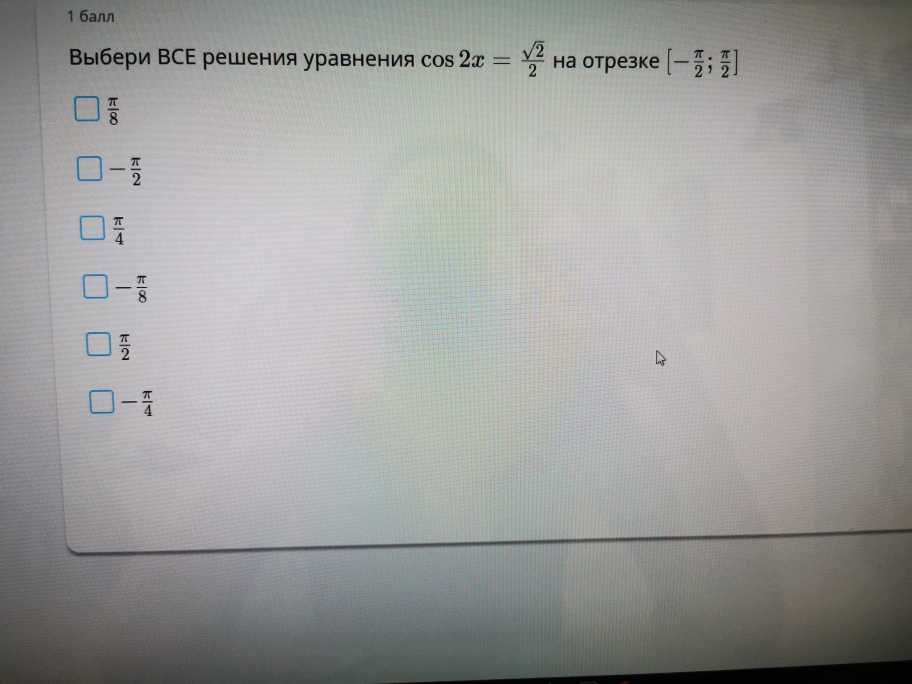
#> input picture IMG46.JPG, 1824 x 1368 px (shown at 1/2 size)
$ python find_shapes.py --image IMG46.JPG
#> lines starting #> are read from the running program, lines starting #| are printed output that depends on the picture; after the words box and inside, x2 and y2 are one past the last pixel; in counts of white or black regions, pixels touching at a corner belong together
### index.py
import cv2
import imutils


class CvTests:
    def __init__(self, filename):

#> called with filename = 'IMG46.JPG'
        self.image = cv2.imread(filename)
#> self.image is the input picture: shape (1368, 1824, 3); mean B, G, R 154.8, 156.5, 156.1
        (self.h, self.w, self.d) = self.image.shape
#> self.h = 1368; self.w = 1824; self.d = 3

        print("width={}, height={}, depth={}".format(self.h, self.w, self.d))
#| width=1368, height=1824, depth=3

    # [28 lines left out: functions get_color, show_image, show_images_part, resize_image, not called in this run]

    def resize_with_imutils(self, new_size):
        # resized with saved the start proportions of the image

#> called with new_size = 400
        r = new_size / self.w
#> r = 0.219
        dim = (int(new_size), int(self.h*r))
#> dim = (400, 300)
        resized = cv2.resize(self.image, dim)
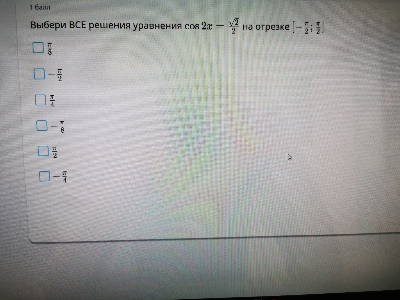
#> resized: shape (300, 400, 3); mean B, G, R 154.7, 156.5, 156

        cv2.imshow("resized proportionals", resized)
        cv2.waitKey(0)

        return resized

    # [37 lines left out: functions rotate_image, rotate_image_with_imutils, rotate_image_imutils_not_clipped, make_blur, draw_on_image, write_on_image, not called in this run]


# [11 lines of commented-out code are left out]

### find_shapes.py
import numpy as np
import argparse
import imutils
import cv2
import index


class OpenCVTest:

    def __init__(self, resize):

        ap = argparse.ArgumentParser()
        ap.add_argument("-i", "--image", required=True, help="path to input image")
        args = vars(ap.parse_args())

        if resize:
            image = index.CvTests(args["image"])
            self.image = image.resize_with_imutils(400.0)
        else:
            self.image = cv2.imread(args["image"])

        cv2.imshow('image', self.image)
        cv2.waitKey(0)

    def finding_shapes(self):

        # lower = np.array([60, 250, 90])
        # upper = np.array([70, 255, 100])

        lower = np.array([100, 110, 140])
        upper = np.array([145, 145, 180])

        shapeMask = cv2.inRange(self.image, lower, upper)
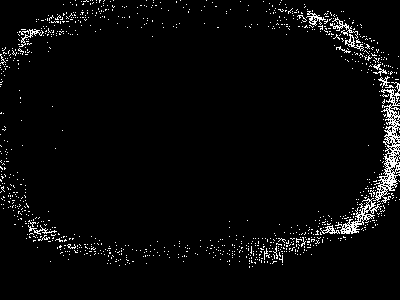
#> shapeMask: shape (300, 400); 3.5% white in thin lines or dots, all inside (x1, y1, x2, y2) = (0, 0, 400, 268)

        cv2.imshow('mask', shapeMask)

        return shapeMask

    def get_contours(self):

        contours = cv2.findContours(self.finding_shapes().copy(), cv2.RETR_EXTERNAL, cv2.CHAIN_APPROX_SIMPLE)
#> contours = 1009 contours, 999 with area under 20; largest, box (x1, y1, x2, y2) and area: (373, 82, 400, 203) 1084, (335, 198, 382, 234) 340, (306, 11, 326, 26) 78, (345, 34, 364, 51) 70, (320, 225, 340, 234) 62
        contours = imutils.grab_contours(contours)

        for contour in contours:
            cv2.drawContours(self.image, [contour], -1, (0, 255, 0), 2)
#> this loop made 1009 passes
#> contour on passes 1 to 3: [[252, 266]], [[249, 266], [249, 267]], [[119, 265]]
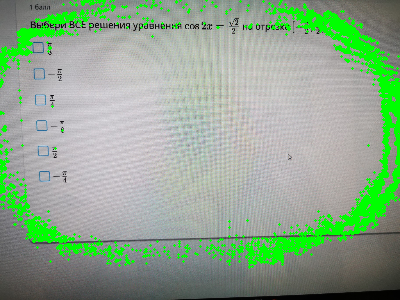
#> self.image: shape (300, 400, 3); 9.67% of pixels changed, all inside (x1, y1, x2, y2) = (0, 0, 400, 269)
        cv2.imshow('contours', self.image)
        cv2.waitKey(0)


test = OpenCVTest(True)
test.get_contours()

$ run again, on example.jpg
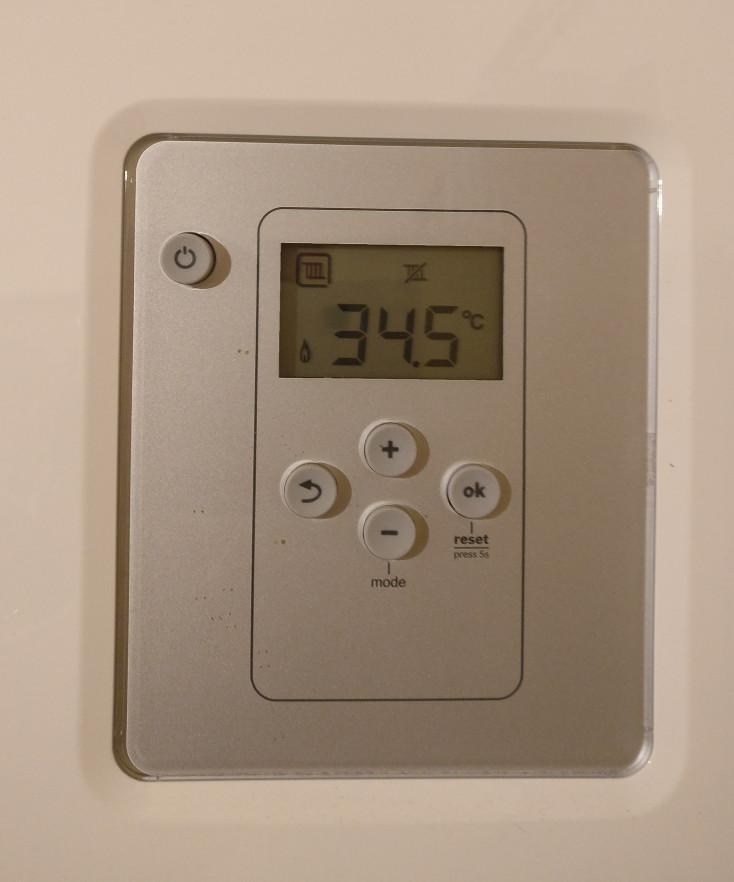
#> input picture example.jpg, 734 x 882 px
#> in __init__, self.image is the input picture: shape (882, 734, 3); mean B, G, R 129, 147.5, 166.8
#| width=882, height=734, depth=3
#> in finding_shapes, `shapeMask = cv2.inRange(self.image, lower, upper)`:
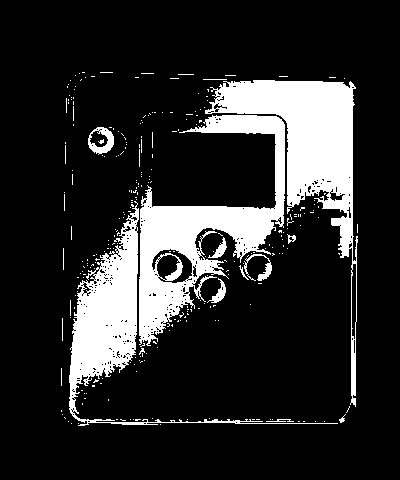
#> shapeMask: shape (480, 400); 16.8% white; 277 white regions (263 under 20 px)
#> contours = 274 contours, 266 with area under 20; largest, box (x1, y1, x2, y2) and area: (139, 115, 285, 346) 11474, (205, 80, 358, 407) 11271, (69, 201, 338, 426) 7537, (88, 127, 114, 155) 512, (244, 254, 272, 281) 142, (207, 278, 226, 303) 128, (208, 237, 227, 258) 110, (287, 234, 296, 244) 38
#> the loop in get_contours, `for contour in contours:` made 274 passes
#> contour on passes 1 to 3: [[160, 424]], [[78, 423]], [[71, 423]]
#> after the loop in get_contours, `for contour in contours:`:
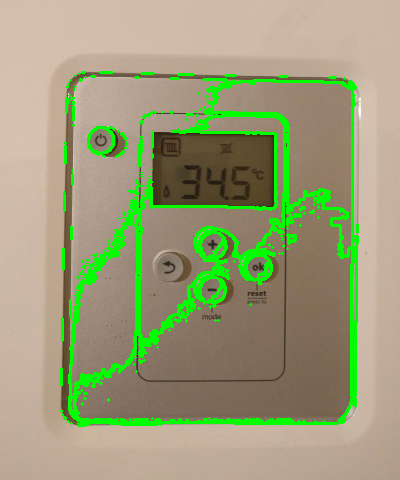
#> self.image: shape (480, 400, 3); mean B, G, R 119.8, 157.8, 154.7
